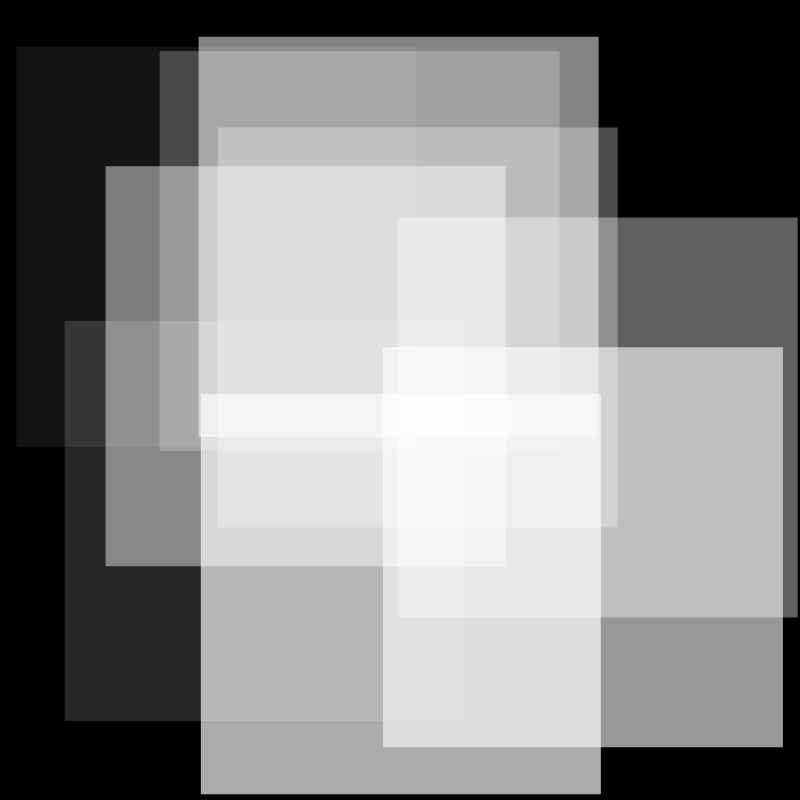
Frame 1 (no input)
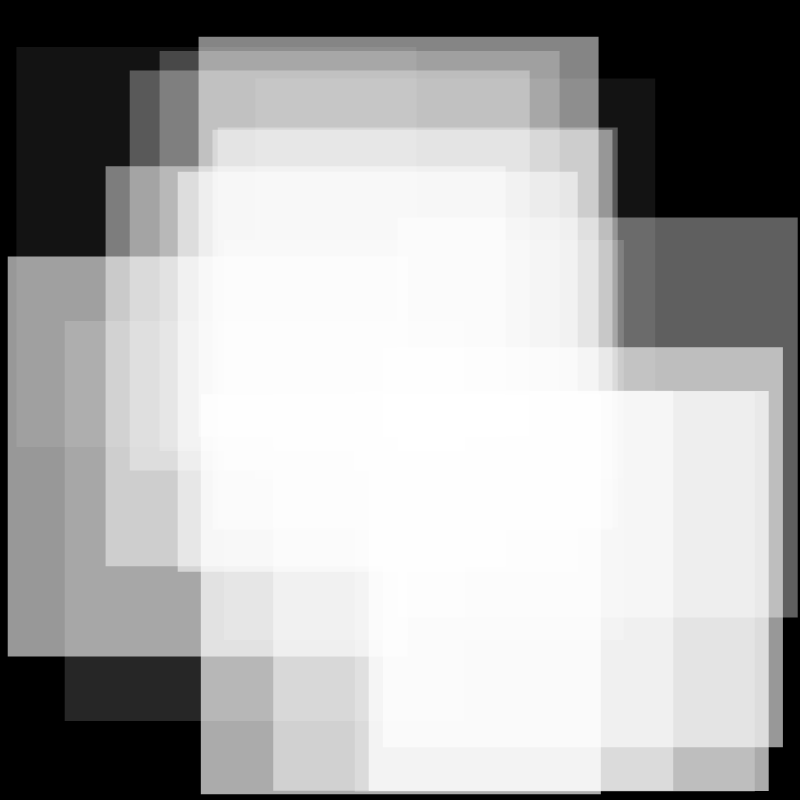
Frame 2 (the mouse pressed at the canvas centre, redrawn once)

The p5.js sketch that drew these frames (run headless with seeded random() and noise() and a simulated clock; the mouse was pressed at the canvas centre and the sketch redrawn once):

// p5.js sketch
// ── sketch.js
let R = (a = 1) => Math.random() * a;
let L = (x, y) => (x * x + y * y) ** 0.5; // Elements by Euclid 300 BC

const palette = ["#f8f9fa", "#e9ecef", "#dee2e6", "#ced4da", "#adb5bd", "#6c757d", "#495057", "#343a40", "#212529"];

function setup() {
    createCanvas(800, 800);
    background('#000');
    noLoop();
}

function draw_circle([x, y], r, c) {
    noStroke(); fill(c);
    circle((x + 1) * width / 2, (y + 1) * width / 2, r / 2);
}

function draw_square([x, y], w, h, c) {
    noStroke();
    fill(c);
    rect((x + 1) * width / 2, (y + 1) * width / 2, w, h);
}


function draw() {
    for (let k = 0; k < 10; k++) {
        let p = [R(1) - 1, R(1) - 1];
        draw_square(p, 400, 400, color(255, k * 19));
    }

}
